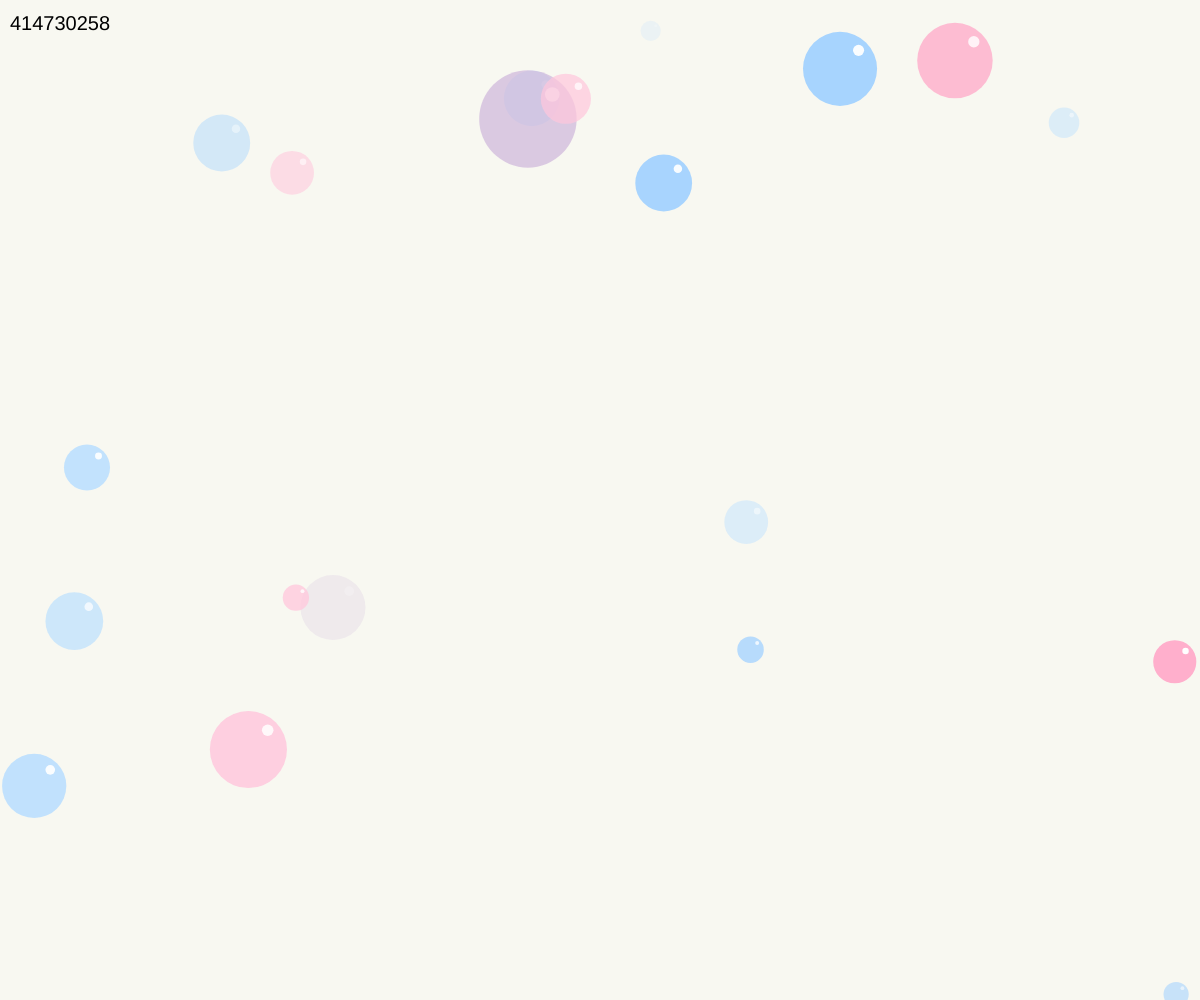
Frame 1 (no input)
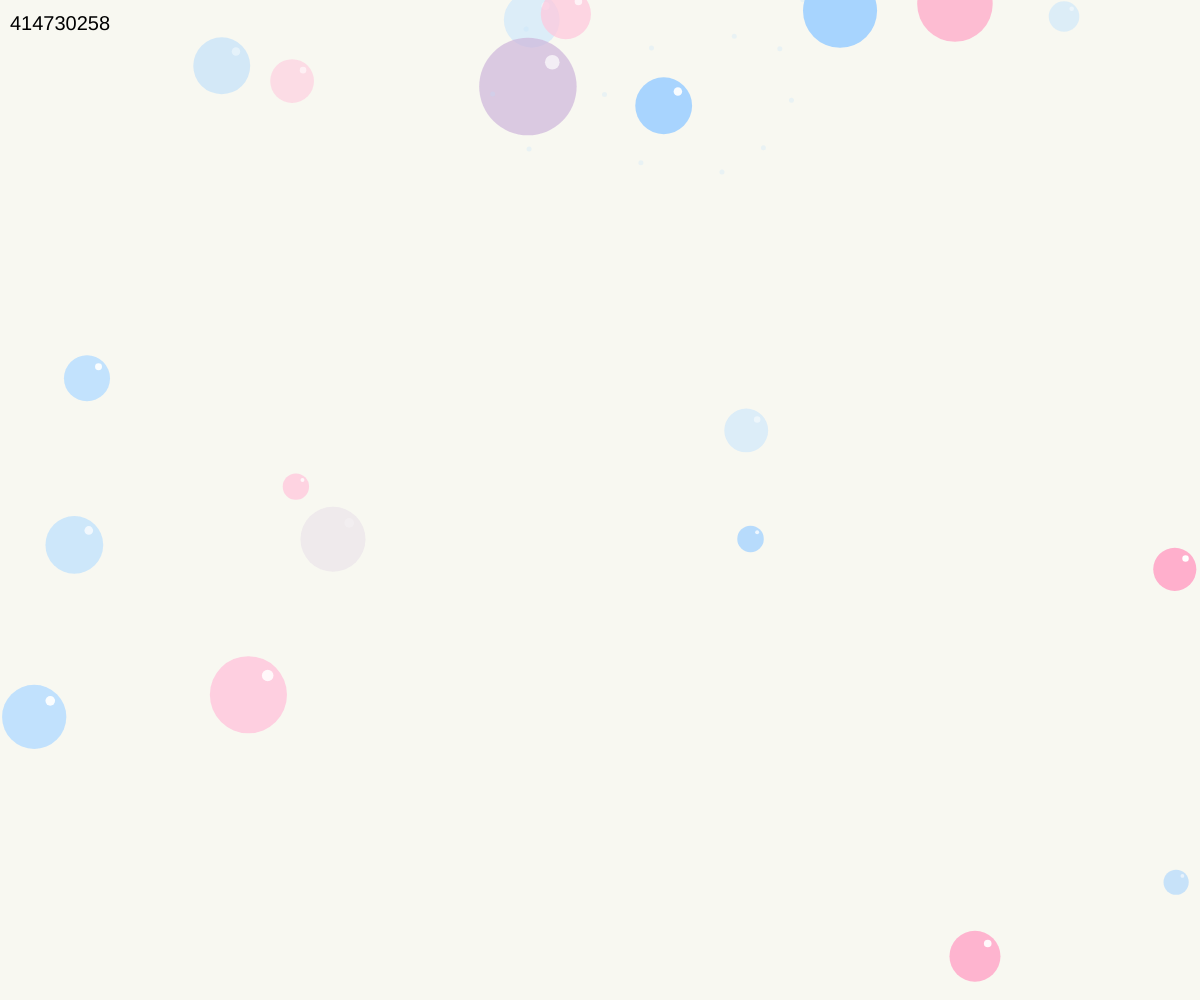
Frame 60 (no input)
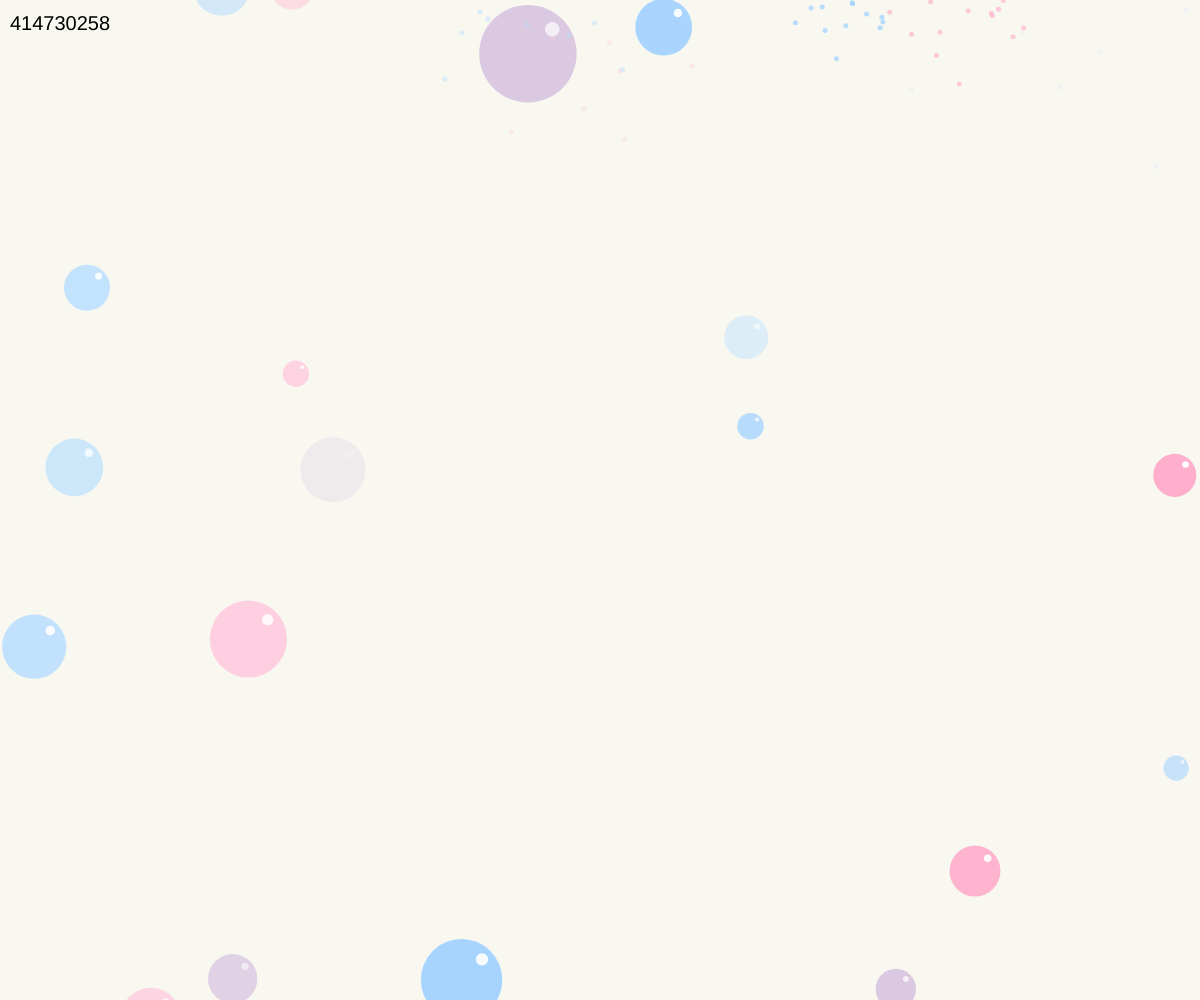
Frame 120 (the mouse pressed at the canvas centre since frame 60)

The p5.js sketch that drew these frames (run headless with seeded random() and noise() and a simulated clock; from frame 60 on, the mouse is pressed at the canvas centre):

// p5.js sketch
// ── sketch.js
let colors = [
    [205, 180, 219], // cdb4db - 淺紫色
    [255, 200, 221], // ffc8dd - 嫩粉色
    [255, 175, 204], // ffafcc - 鮭魚粉
    [189, 224, 254], // bde0fe - 天藍色
    [162, 210, 255]  // a2d2ff - 較深藍色
];

// 宣告一個空陣列，用來儲存所有圓圈的資料
let circles = [];
// 新增粒子陣列
let particles = []; 

// setup() 函式：程式啟動時只執行一次
function setup() {
    // 建立全螢幕畫布
    createCanvas(windowWidth, windowHeight);
    
    // 產生 20 個圓
    for (let i = 0; i < 20; i++) {
        let size = random(20, 100); // 隨機大小 (直徑 20 到 100)
        
        let circle = {
            x: random(width), // 隨機 X 位置
            y: random(height), // 隨機 Y 位置 (從畫布隨機位置開始)
            size: size,
            color: random(colors), // 從顏色陣列中隨機選一個顏色
            alpha: random(50, 255), // 隨機透明度
            // 速度計算：直徑越大，速度越慢
            speed: map(size, 20, 100, 2, 0.5)
        };
        circles.push(circle);
    }
    
    // 取消所有圖形的邊框
    noStroke();
}

// draw() 函式：每秒執行 60 次，用來更新動畫和畫圖
function draw() {
    // 每次重畫畫面時，先填上米色背景
    background('#f8f8f1'); // 背景米色
    
    // -----------------------------
    // 1. 處理並畫出每個圓圈
    // -----------------------------
    for (let circle of circles) {
        // 繪製圓圈
        fill(circle.color[0], circle.color[1], circle.color[2], circle.alpha);
        ellipse(circle.x, circle.y, circle.size);
        
        // 加入反光點
        fill(255, 255, 255, circle.alpha); // 使用白色，保持相同的透明度
        let highlightSize = circle.size * 0.15; // 反光點大小為氣球的 15%
        let highlightX = circle.x + circle.size * 0.25; // 位於氣球右側偏上
        let highlightY = circle.y - circle.size * 0.25; // 位於氣球上方偏右
        ellipse(highlightX, highlightY, highlightSize);
        
        // 更新圓圈位置：往上飄
        circle.y -= circle.speed; 
        
        // 判斷是否飄到畫布頂端
        if (circle.y < -circle.size / 2) {
            
            // === 爆破效果：在圓圈消失處（畫布頂端）產生粒子 ===
            let explosionY = 0; // 爆破點在畫面頂端
            
            for (let i = 0; i < 20; i++) { // 產生 20 個粒子
                let angle = random(TWO_PI); // 隨機方向
                let speed = random(1, 5); // 隨機速度
                
                particles.push({
                    x: circle.x,
                    y: explosionY, 
                    // 速度分量：使用三角函數計算 x, y 速度
                    vx: cos(angle) * speed,
                    vy: sin(angle) * speed,
                    alpha: 255, // 初始完全不透明
                    color: circle.color
                });
            }
            
            // === 重置圓圈 ===
            circle.y = height + circle.size / 2; // 移到畫布底部
            circle.x = random(width);
            circle.size = random(20, 100); 
            circle.speed = map(circle.size, 20, 100, 2, 0.5);
            circle.alpha = random(50, 255);
            circle.color = random(colors); // 重新隨機選一個顏色
        }
    }
    
    // -----------------------------
    // 2. 畫並更新粒子
    // -----------------------------
    // 從陣列尾端向前遍歷，才能安全地刪除元素
    for (let i = particles.length - 1; i >= 0; i--) {
        let p = particles[i];
        fill(p.color[0], p.color[1], p.color[2], p.alpha);
        ellipse(p.x, p.y, 5); // 畫粒子，固定大小 5
        
        // 更新粒子位置
        p.x += p.vx;
        p.y += p.vy;
        
        // 讓粒子逐漸變透明
        p.alpha -= 5;
        
        // 如果粒子完全透明，從陣列中移除
        if (p.alpha <= 0) {
            particles.splice(i, 1);
        }
    }
    
    // 在左上角顯示學號
    fill(0); // 使用黑色
    textSize(20); // 設定文字大小
    text('414730258', 10, 30); // 在座標 (10, 30) 顯示學號
}
